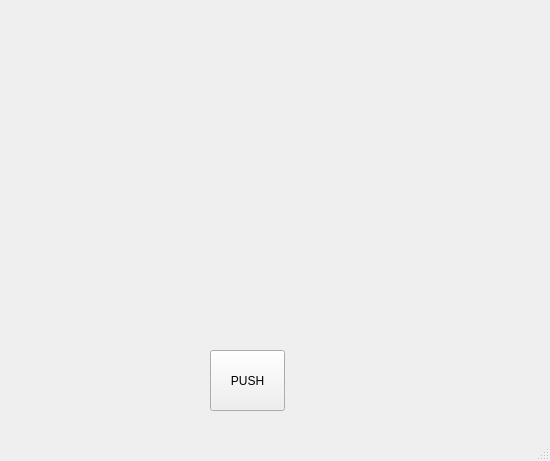
<?xml version="1.0" encoding="UTF-8"?>
<ui version="4.0">
 <class>MainWindow</class>
 <widget class="QMainWindow" name="MainWindow">
  <property name="geometry">
   <rect>
    <x>0</x>
    <y>0</y>
    <width>550</width>
    <height>461</height>
   </rect>
  </property>
  <property name="windowTitle">
   <string>MainWindow</string>
  </property>
  <widget class="QWidget" name="centralwidget">
   <widget class="QPushButton" name="pushButton">
    <property name="geometry">
     <rect>
      <x>210</x>
      <y>350</y>
      <width>75</width>
      <height>61</height>
     </rect>
    </property>
    <property name="text">
     <string>PUSH</string>
    </property>
   </widget>
  </widget>
  <widget class="QMenuBar" name="menubar">
   <property name="geometry">
    <rect>
     <x>0</x>
     <y>0</y>
     <width>550</width>
     <height>21</height>
    </rect>
   </property>
  </widget>
  <widget class="QStatusBar" name="statusbar"/>
 </widget>
 <resources/>
 <connections/>
</ui>
